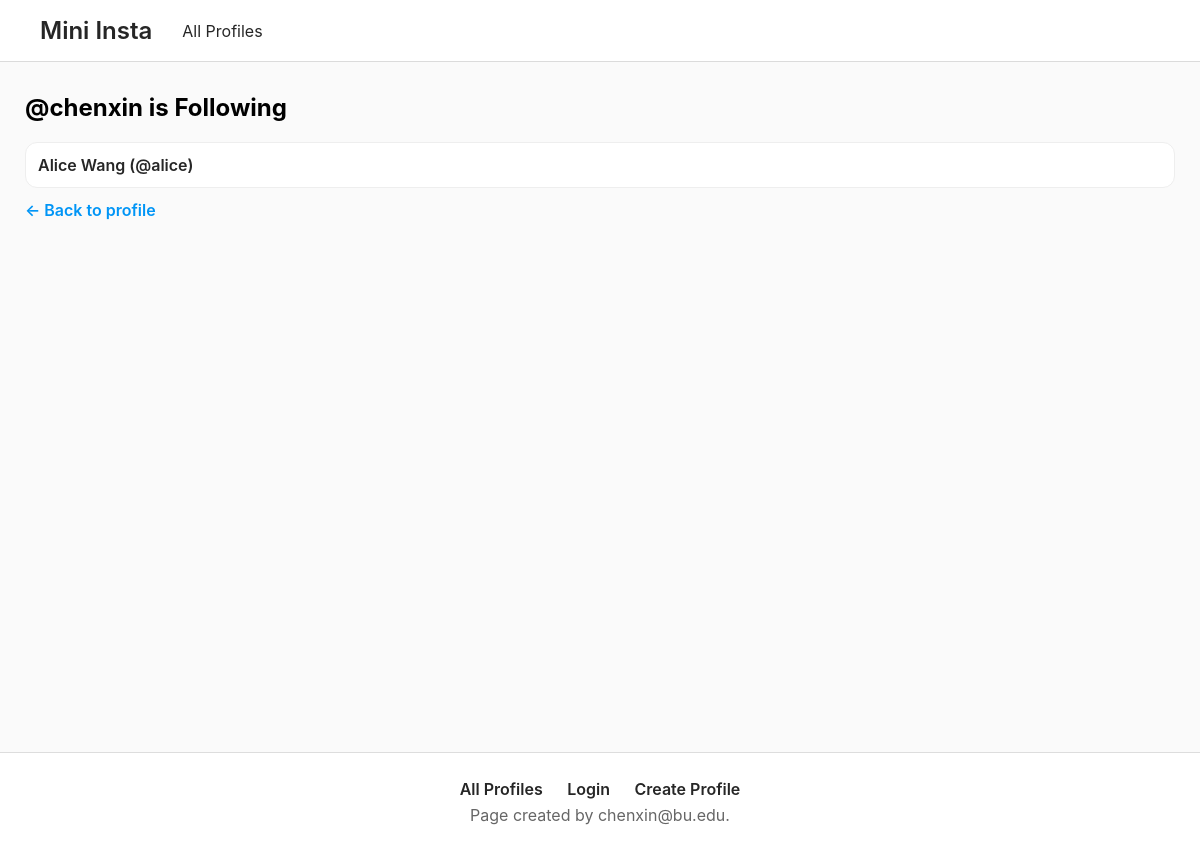
/mini_insta/profile/1/following, run on the app's committed database.
### mini_insta/models.py (models this page shows, shortened)
class Profile(models.Model):
    user = models.ForeignKey(User, on_delete=models.CASCADE, default=1)
    username = models.CharField(max_length=50, unique=True)
    display_name = models.CharField(max_length=100)
    profile_image_url = models.URLField()
    bio_text = models.TextField(blank=True)
    join_date = models.DateField()
    def get_following(self):
        follows = Follow.objects.filter(follower_profile=self).order_by("-timestamp")
        return [f.profile for f in follows]

### mini_insta/views.py (the view)
# urls.py: path("profile/<int:pk>/following", views.ShowFollowingDetailView.as_view(), name="show_following"),
class ShowFollowingDetailView(DetailView):
    model = Profile
    template_name = "mini_insta/show_following.html"
    context_object_name = "profile"

### templates/mini_insta/show_following.html
{% extends "mini_insta/base.html" %}
{% block content %}
<h2 style="margin-top: 6px;">@{{ profile.username }} is Following</h2>
<div style="margin-top: 14px;">
  {% for p in profile.get_following %}
    <div style="background:white; border:1px solid #eee; border-radius:12px; padding:12px; margin-bottom:12px;">
      <a href="{% url 'mini_insta:show_profile' p.pk %}" style="text-decoration:none; color:#262626; font-weight:600;">
        {{ p.display_name }} (@{{ p.username }})
      </a>
    </div>
  {% empty %}
    <p>Not following anyone yet.</p>
  {% endfor %}
</div>
<a href="{% url 'mini_insta:show_profile' profile.pk %}"
   style="text-decoration:none; color:#0095f6; font-weight:600;">
  ← Back to profile
</a>
{% endblock %}

### templates/mini_insta/base.html (style rules this page uses)
body { margin: 0; font-family: -apple-system, BlinkMacSystemFont, "Segoe UI", Roboto, Helvetica, Arial, sans-serif; background-color: #fafafa; }

### data on the page
Profile: username "chenxin"
Profile: display_name "Alice Wang", username "alice"
